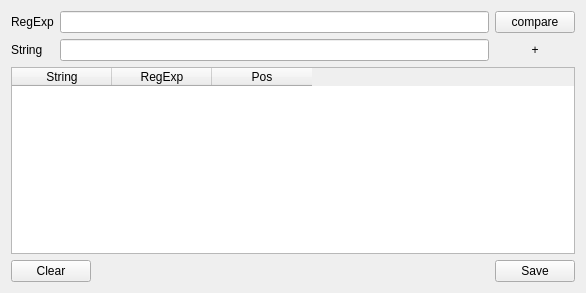
<?xml version="1.0" encoding="UTF-8"?>
<ui version="4.0">
 <class>Widget</class>
 <widget class="QWidget" name="Widget">
  <property name="geometry">
   <rect>
    <x>0</x>
    <y>0</y>
    <width>586</width>
    <height>293</height>
   </rect>
  </property>
  <property name="windowTitle">
   <string>RegExpTester</string>
  </property>
  <layout class="QVBoxLayout" name="verticalLayout">
   <item>
    <layout class="QGridLayout" name="gridLayout">
     <item row="1" column="1">
      <widget class="QLineEdit" name="lineEditString"/>
     </item>
     <item row="0" column="0">
      <widget class="QLabel" name="label">
       <property name="text">
        <string>RegExp</string>
       </property>
      </widget>
     </item>
     <item row="0" column="1">
      <widget class="QLineEdit" name="lineEditRegExp"/>
     </item>
     <item row="1" column="0">
      <widget class="QLabel" name="label_2">
       <property name="text">
        <string>String</string>
       </property>
      </widget>
     </item>
     <item row="0" column="2">
      <widget class="QPushButton" name="pushButton">
       <property name="text">
        <string>compare</string>
       </property>
      </widget>
     </item>
     <item row="1" column="2">
      <widget class="QLabel" name="labelMatch">
       <property name="text">
        <string>+</string>
       </property>
       <property name="alignment">
        <set>Qt::AlignCenter</set>
       </property>
      </widget>
     </item>
    </layout>
   </item>
   <item>
    <widget class="QTableWidget" name="tableWidget">
     <column>
      <property name="text">
       <string>String</string>
      </property>
     </column>
     <column>
      <property name="text">
       <string>RegExp</string>
      </property>
     </column>
     <column>
      <property name="text">
       <string>Pos</string>
      </property>
     </column>
    </widget>
   </item>
   <item>
    <layout class="QHBoxLayout" name="horizontalLayout">
     <item>
      <widget class="QPushButton" name="pushButtonClear">
       <property name="text">
        <string>Clear</string>
       </property>
      </widget>
     </item>
     <item>
      <spacer name="horizontalSpacer">
       <property name="orientation">
        <enum>Qt::Horizontal</enum>
       </property>
       <property name="sizeHint" stdset="0">
        <size>
         <width>40</width>
         <height>20</height>
        </size>
       </property>
      </spacer>
     </item>
     <item>
      <widget class="QPushButton" name="pushButtonSave">
       <property name="text">
        <string>Save</string>
       </property>
      </widget>
     </item>
    </layout>
   </item>
  </layout>
 </widget>
 <layoutdefault spacing="6" margin="11"/>
 <tabstops>
  <tabstop>lineEditRegExp</tabstop>
  <tabstop>lineEditString</tabstop>
  <tabstop>pushButton</tabstop>
  <tabstop>tableWidget</tabstop>
 </tabstops>
 <resources/>
 <connections/>
</ui>
